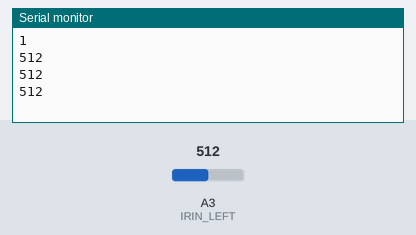
The sketch below on a simulated Arduino Uno, built with avr-gcc and run on an emulated ATmega328P. On the bench: the last lines printed to the serial monitor. The inputs (shaded band) are chosen by the test bench; at power-on: A3 (IRIN_LEFT) = 512.

Above: at 1.8 s.
1.9 s: A3 (IRIN_LEFT) set to 716
At 2.31 s:
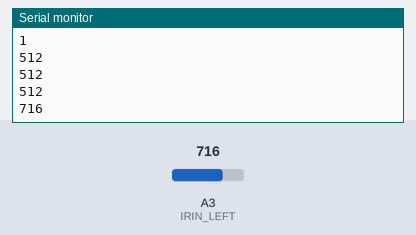
3.4 s: A3 (IRIN_LEFT) set to 900
At 3.81 s:
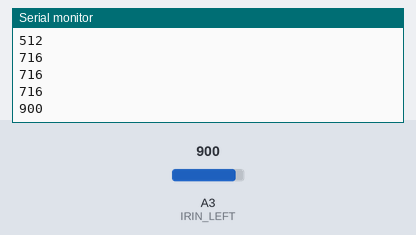
Timing chart, 0 to 6.4 s (numbered marks = the images above; inputs shaded):
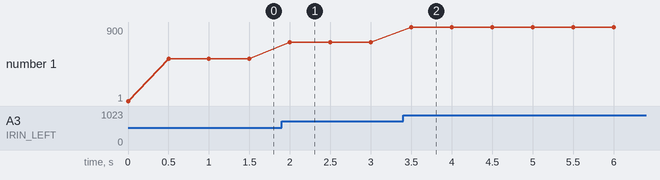

Measured:
- after the input at 1.9 s, the serial monitor: prints a new line after 0.10 s (image 1)
- after the input at 3.4 s, the serial monitor: prints a new line after 0.10 s (image 2)
- plotted number 1: 512 → 716 after the input at 1.9 s, 716 → 900 after the input at 3.4 s

The sketch:

IR_Test.ino
```cpp
#define TIMER_INTERRUPT_DEBUG         0
#define _TIMERINTERRUPT_LOGLEVEL_     0

#define USE_TIMER_2     true

#include <TimerInterrupt.h>         //https://github.com/khoih-prog/TimerInterrupt


#define IRIN_RIGHT A4
#define IRIN_MIDDLE_LEFT A2
#define IRIN_MIDDLE_RIGHT A0
#define IRIN_MIDDLE A1
#define IRIN_LEFT A3

void setup() {
  // put your setup code here, to run once:
  ITimer2.init();
  pinMode(IRIN_LEFT, INPUT);
  pinMode(IRIN_RIGHT, INPUT);
  pinMode(IRIN_MIDDLE, INPUT);

  Serial.begin(9600);
  while (!Serial);
  Serial.println(1);
  ITimer2.setInterval(500, printir);
}

void printir() {
  Serial.println(analogRead(IRIN_LEFT));
}
void loop() {

}
```
